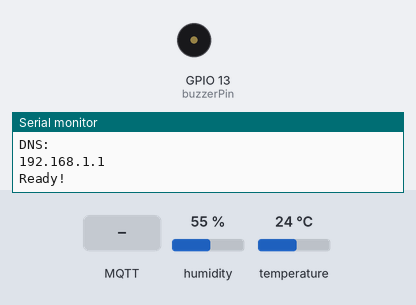
The sketch below on a simulated ESP8266 (NodeMCU). Shown: buzzer (waves = sounding, pin HIGH), the last lines printed to the serial monitor. Inputs (shaded band) come from the test bench; at power-on: humidity 55 %, temperature 24 °C. WiFi joins after 1.5 s; servers stay silent unless stated; random numbers use the default seed unless the sketch sets one; no MQTT or app messages arrive unless stated.

Above: at 1.6 s.
At 3.7 s:
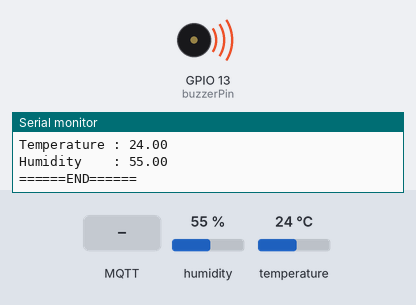
3.8 s: MQTT message "ON" arrives on the first subscribed topic
At 4.3 s:
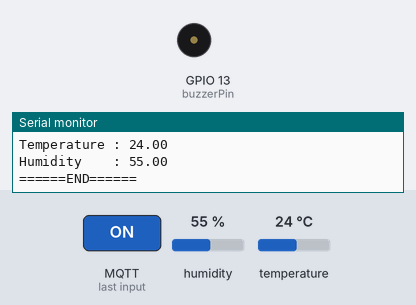
7.3 s: MQTT message "1" arrives on the first subscribed topic
Timing chart, 0 to 10.3 s (numbered marks = the images above; inputs shaded):
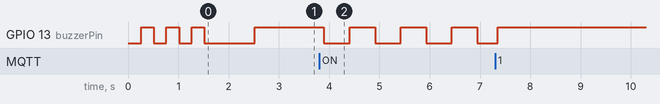

Measured:
- after the input at 3.8 s, GPIO 13 (buzzerPin): alternates HIGH for 0.51 s and LOW for 0.51 s, starting after 0.09 s

The sketch:

project_home.ino
```cpp
#include <ESP8266WiFi.h>
// #include <WiFi.h>
#include <PubSubClient.h>
#include <DHT.h>

#define DHTTYPE DHT22
// #define dhtPin 33 // esp32
// #define buzzerPin 23 // esp32
#define dhtPin 5 // D1 esp8266
#define buzzerPin 13 // D7 esp8266

DHT dht(dhtPin, DHTTYPE);

float temperature;
float humidity;

// setup wifi
// const char* ssid = "ESP8266-AccessPoint";
// const char* password = "12345678";
// const char* ssid = "Pixel_5729";
// const char* password = "57295729";
const char* ssid = "PAK BUDI";
const char* password = "tenggerraya";

// setup mqtt server dan topik
// const char* mqtt_server = "192.168.4.2";
const char* mqtt_server = "10.68.60.24";
const int mqtt_port = 1883;
const char* topic_status = "espCoba/Home2/S";
const char* topic_msg = "espCoba/Home2/M";
const char* topic_temp = "espCoba/Home2/temp";
const char* topic_hum = "espCoba/Home2/hum";

WiFiClient espClient;
PubSubClient client(espClient);
unsigned long lastMsg = 0;
unsigned long value = 0;
String pesan = "";
bool alarmActive = false;
bool buzzerState = HIGH;
unsigned long prevMillis = 0;
const long interval = 500;

// Tentukan IP statis yang diinginkan
// IPAddress local_IP(192, 168, 4, 11);  // IP yang ingin dipasang pada ESP32
// IPAddress gateway(192, 168, 4, 1);    // Gateway (biasanya router)
// IPAddress subnet(255, 255, 255, 0);   // Subnet mask
// IPAddress DNS(192, 168, 4, 1);        // DNS primer (opsional)

IPAddress local_IP(10, 68, 60, 102);
IPAddress gateway(10, 68, 60, 198);
IPAddress subnet(255, 255, 255, 0);
IPAddress DNS(10, 68, 60, 198);

void setup_wifi() {

  delay(10);
  // PENTING: panggil WiFi.config sebelum WiFi.begin
  if (!WiFi.config(local_IP, gateway, subnet, DNS)) {
    Serial.println("Konfigurasi IP statis GAGAL. Mungkin driver tidak mendukung.");
  } else {
    Serial.println("Konfigurasi IP statis diterapkan (WiFi.config returned true).");
  }
  // We start by connecting to a WiFi network
  Serial.println();
  Serial.print("Connecting to ");
  Serial.println(ssid);

  WiFi.mode(WIFI_STA);
  WiFi.begin(ssid, password);

  while (WiFi.status() != WL_CONNECTED) {
    digitalWrite(buzzerPin, LOW); delay(250);
    digitalWrite(buzzerPin, HIGH); delay(250);
    Serial.print(".");
  }

  randomSeed(micros());

  Serial.println("");
  Serial.println("WiFi connected");
  Serial.println("IP address: ");
  Serial.println(WiFi.localIP());
  Serial.println("Gateway: ");
  Serial.println(WiFi.gatewayIP());
  Serial.println("Subnet: ");
  Serial.println(WiFi.subnetMask());
  Serial.println("DNS: ");
  Serial.println(WiFi.dnsIP());
}

void reconnect() {
  // Loop until we're reconnected
  while (!client.connected()) {
    Serial.print("Attempting MQTT connection...");
    // Create a random client ID
    String clientId = "ESP-Client-";
    clientId += String(random(0xffff), HEX);
    // Attempt to connect
    if (client.connect(clientId.c_str())) {
      Serial.println("connected");
      // Once connected, publish an announcement...
      client.publish(topic_status, "hello world of MQTT");
      // ... and resubscribe
      client.subscribe(topic_msg);
    } else {
      Serial.print("failed, rc=");
      Serial.print(client.state());
      Serial.println(" try again in 5 seconds");
      // Wait 5 seconds before retrying
      delay(5000);
    }
  }
}

void callback(char* topic, byte* payload, unsigned int length) {
  Serial.print("Message arrived on topic: ");
  Serial.println(topic);
  Serial.print("Payload: ");
  pesan = "";
  for (int i = 0; i < length; i++) {
    Serial.print((char)payload[i]);
    pesan += (char)payload[i];
  }
  Serial.println();
}

void setup() {
  // put your setup code here, to run once:
  Serial.begin(115200);
  Serial.println("Hello ESP8266");
  pinMode(dhtPin, INPUT);
  pinMode(buzzerPin, OUTPUT);

  setup_wifi();
  client.setServer(mqtt_server, mqtt_port);
  client.setCallback(callback);
  dht.begin();

  Serial.println("Ready!");
  digitalWrite(buzzerPin, LOW);
  delay(1000);
  digitalWrite(buzzerPin, HIGH);
  pesan = "OFF";
}

void loop() {
  // put your main code here, to run repeatedly:
  temperature = dht.readTemperature();
  humidity = dht.readHumidity();

  if(!client.connected()) {
    reconnect();
  }
  client.loop();

  unsigned long now = millis();
  if(now - lastMsg > 2000) {
    lastMsg = now;
    ++value;

    client.publish(topic_status, String(value).c_str());
    client.publish(topic_temp, String(temperature).c_str());
    client.publish(topic_hum, String(humidity).c_str());
  }

  if(pesan == "ON") {
    alarmActive = true;
  }
  else {
    alarmActive = false;
    digitalWrite(buzzerPin, HIGH);
  }

  if(alarmActive) {
    if(now - prevMillis > interval) {
      prevMillis = now;
      // toggle state
      buzzerState = !buzzerState;
      digitalWrite(buzzerPin, buzzerState);
    }
  }

  Serial.print("Status MQTT : "); Serial.println(value);
  Serial.print("Temperature : "); Serial.println(temperature);
  Serial.print("Humidity    : "); Serial.println(humidity);
  Serial.println("======END======");
  delay(100);

}
```
